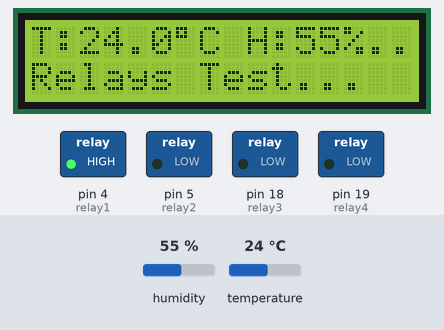
Recording of a sketch running on a simulated Arduino Uno, built with avr-gcc and run on an emulated ATmega328P. Shown: 16×2 character LCD, switched loads named in the sketch (green lamp = pin HIGH). Dashed ring = blinking. Inputs (shaded band) come from the test bench; at power-on: humidity 55 %, temperature 24 °C. What the sketch prints to the serial monitor is not drawn.

Above: at 1.7 s.
1.8 s: humidity set to 22 %
At 6.9 s:
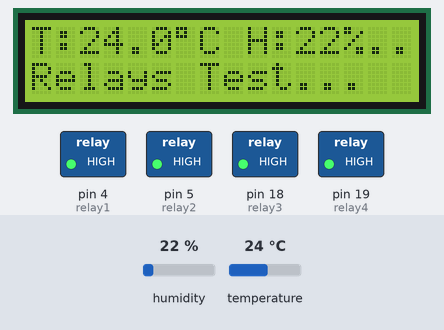
8.1 s: temperature set to 12 °C
At 11.7 s:
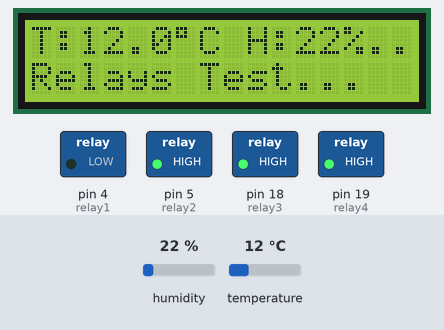
14.4 s: humidity set to 40 %
At 17.9 s:
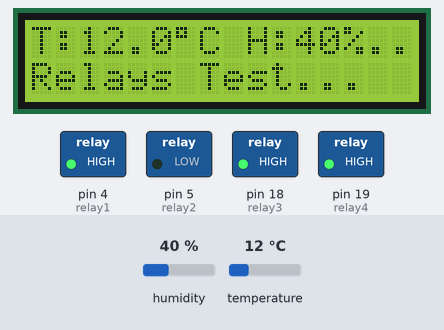
20.7 s: temperature set to 19 °C
At 24.2 s:
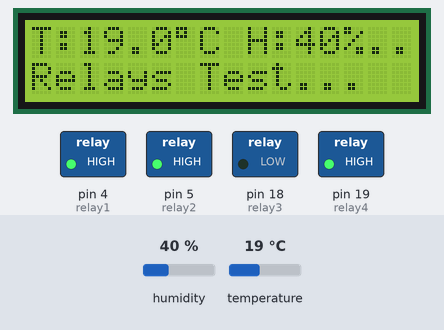
Timing chart, 0 to 28.0 s (numbered marks = the images above; inputs shaded):
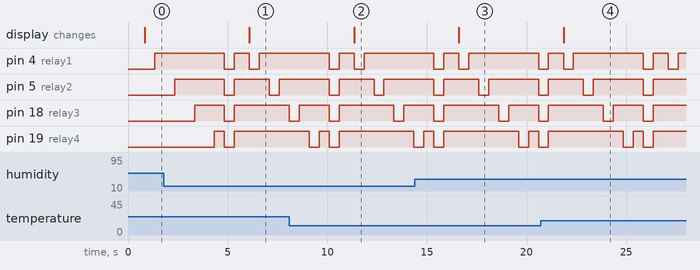

The sketch:

04dht_lcd1602_4chrelay.ino
```cpp
#include <Wire.h>                         // ไลบรารีสำหรับการสื่อสารผ่าน I2C
#include <LiquidCrystal_I2C.h>            // ไลบรารีควบคุมจอ LCD แบบ I2C
// ดาวน์โหลดไลบรารีได้จาก: https://drive.google.com/file/d/1hkmODw9q8CdxQx99Bp1Eu2foACQ-C4Sx/view?usp=sharing

LiquidCrystal_I2C lcd(0x27, 16, 2);       // กำหนดออบเจกต์ lcd ที่ Address I2C = 0x27, จอขนาด 16 คอลัมน์ 2 แถว

#define relay1 4                          // ขารีเลย์ 1 (GPIO4)
#define relay2 5                          // ขารีเลย์ 2 (GPIO5)
#define relay3 18                         // ขารีเลย์ 3 (GPIO18)
#define relay4 19                         // ขารีเลย์ 4 (GPIO19)

#include <DHT.h>                          // ไลบรารี DHT สำหรับอ่านอุณหภูมิและความชื้น
#define DHTPIN 15                         // ขา DATA ของ DHT11 (GPIO15)
#define DHTTYPE DHT11                     // ประเภทของเซ็นเซอร์ (DHT11)
DHT dht(DHTPIN, DHTTYPE);                 // สร้างออบเจกต์ dht สำหรับใช้งาน

void setup() {
  Serial.begin(9600);                     // เปิด Serial Monitor ที่ความเร็ว 9600 bps
  dht.begin();                            // เริ่มการทำงานของเซ็นเซอร์ DHT11

  // กำหนดขารีเลย์เป็น Output
  pinMode(relay1, OUTPUT);
  pinMode(relay2, OUTPUT);
  pinMode(relay3, OUTPUT);
  pinMode(relay4, OUTPUT);

  // ตั้งค่ารีเลย์ให้ปิดตอนเริ่มต้น (ขึ้นอยู่กับ Active-LOW หรือ Active-HIGH ของโมดูล)
  digitalWrite(relay1, LOW);
  digitalWrite(relay2, LOW);
  digitalWrite(relay3, LOW);
  digitalWrite(relay4, LOW);

  // เริ่มต้นใช้งานจอ LCD
  lcd.begin();
  lcd.backlight();                        // เปิดไฟพื้นหลัง
  lcd.clear();                            // ล้างหน้าจอ
  lcd.setCursor(0, 0);                    // วางเคอร์เซอร์ที่บรรทัดแรก ตำแหน่งแรก
  lcd.print("System Booting...");         // แสดงข้อความบูตระบบ
  delay(500);                             // หน่วงเวลาให้เห็นข้อความ
}

void loop() {
  // อ่านค่าจากเซ็นเซอร์ DHT11
  float h = dht.readHumidity();           // อ่านความชื้นอากาศ (%RH)
  float t = dht.readTemperature();        // อ่านอุณหภูมิ (องศา C)

  // แสดงข้อมูลผ่าน Serial Monitor
  Serial.print("Temperature: ");
  Serial.print(t);
  Serial.print(" C | Humidity: ");
  Serial.print(h);
  Serial.println(" %");
  delay(200);                              // หน่วงเล็กน้อยเพื่อลดภาระการอ่านค่า

  // แสดงบรรทัดแรกของ LCD → อุณหภูมิ + ความชื้น
  lcd.setCursor(0, 0);                    // ไปตำแหน่งแรกของบรรทัดบน
  lcd.print("T:");
  if (isnan(t)) lcd.print("--.-");        // ถ้าอ่านค่าไม่ได้ให้แสดง "--.-"
  else lcd.print(t, 1);                   // แสดงอุณหภูมิทศนิยม 1 ตำแหน่ง
  lcd.print((char)223); lcd.print("C ");  // แสดงสัญลักษณ์องศาและตัว C

  lcd.print("H:");
  if (isnan(h)) lcd.print("--.-");        // ถ้าอ่านค่าไม่ได้ให้แสดง "--.-"
  else lcd.print(h, 0);                   // แสดงความชื้นแบบจำนวนเต็ม
  lcd.print("%");

  // บรรทัดที่สอง สามารถใช้แสดงข้อความสถานะรีเลย์
  lcd.setCursor(0, 1);
  lcd.print("Relays Test...  ");

  // ทดสอบการเปิด/ปิดรีเลย์ทั้งหมดทีละตัว
  digitalWrite(relay1, LOW);  delay(500);
  digitalWrite(relay1, HIGH); delay(500);

  digitalWrite(relay2, LOW);  delay(500);
  digitalWrite(relay2, HIGH); delay(500);

  digitalWrite(relay3, LOW);  delay(500);
  digitalWrite(relay3, HIGH); delay(500);

  digitalWrite(relay4, LOW);  delay(500);
  digitalWrite(relay4, HIGH); delay(500);

  // ปิดรีเลย์ทั้งหมด
  digitalWrite(relay1, LOW);
  digitalWrite(relay2, LOW);
  digitalWrite(relay3, LOW);
  digitalWrite(relay4, LOW);
  delay(500);

  // เปิดรีเลย์ทั้งหมด
  digitalWrite(relay1, HIGH);
  digitalWrite(relay2, HIGH);
  digitalWrite(relay3, HIGH);
  digitalWrite(relay4, HIGH);
  delay(500);
}
```

Measured:
- after the input at 1.8 s, the display: changes after 4.3 s (image 1)
- after the input at 8.1 s, the display: changes after 3.2 s (image 2)
- after the input at 14.4 s, the display: changes after 2.2 s (image 3)
- after the input at 20.7 s, the display: changes after 1.2 s (image 4)
